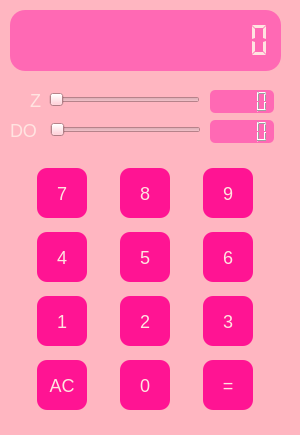
<?xml version="1.0" encoding="UTF-8"?>
<ui version="4.0">
 <class>secondwindow</class>
 <widget class="QDialog" name="secondwindow">
  <property name="enabled">
   <bool>true</bool>
  </property>
  <property name="geometry">
   <rect>
    <x>0</x>
    <y>0</y>
    <width>300</width>
    <height>435</height>
   </rect>
  </property>
  <property name="sizePolicy">
   <sizepolicy hsizetype="Preferred" vsizetype="Preferred">
    <horstretch>0</horstretch>
    <verstretch>0</verstretch>
   </sizepolicy>
  </property>
  <property name="minimumSize">
   <size>
    <width>300</width>
    <height>435</height>
   </size>
  </property>
  <property name="maximumSize">
   <size>
    <width>300</width>
    <height>435</height>
   </size>
  </property>
  <property name="windowTitle">
   <string>Dialog</string>
  </property>
  <property name="styleSheet">
   <string notr="true">background-color: #FFB6C1;</string>
  </property>
  <widget class="QLCDNumber" name="lcdNumber">
   <property name="enabled">
    <bool>true</bool>
   </property>
   <property name="geometry">
    <rect>
     <x>10</x>
     <y>10</y>
     <width>271</width>
     <height>61</height>
    </rect>
   </property>
   <property name="styleSheet">
    <string notr="true">background-color: #FF69B4;
color: #FFE4E1;
    font-size: 18px;
border-radius: 15px;
    padding: 8px;</string>
   </property>
   <property name="frameShape">
    <enum>QFrame::Shape::Box</enum>
   </property>
   <property name="smallDecimalPoint">
    <bool>true</bool>
   </property>
   <property name="digitCount">
    <number>12</number>
   </property>
   <property name="mode">
    <enum>QLCDNumber::Mode::Dec</enum>
   </property>
   <property name="segmentStyle">
    <enum>QLCDNumber::SegmentStyle::Flat</enum>
   </property>
  </widget>
  <widget class="QLCDNumber" name="lcdNumber_Z">
   <property name="enabled">
    <bool>true</bool>
   </property>
   <property name="geometry">
    <rect>
     <x>210</x>
     <y>90</y>
     <width>64</width>
     <height>23</height>
    </rect>
   </property>
   <property name="styleSheet">
    <string notr="true">background-color: #FF69B4;
color: #FFE4E1;
    font-size: 18px;
border-radius: 5px;
    padding: 8px;</string>
   </property>
  </widget>
  <widget class="QLCDNumber" name="lcdNumber_DO">
   <property name="enabled">
    <bool>true</bool>
   </property>
   <property name="geometry">
    <rect>
     <x>210</x>
     <y>120</y>
     <width>64</width>
     <height>23</height>
    </rect>
   </property>
   <property name="styleSheet">
    <string notr="true">background-color: #FF69B4;
color: #FFE4E1;
    font-size: 18px;
border-radius: 5px;
    padding: 8px;</string>
   </property>
  </widget>
  <widget class="QSlider" name="horizontalSliderZ">
   <property name="enabled">
    <bool>true</bool>
   </property>
   <property name="geometry">
    <rect>
     <x>49</x>
     <y>90</y>
     <width>151</width>
     <height>20</height>
    </rect>
   </property>
   <property name="styleSheet">
    <string notr="true">color: #FFE4E1;</string>
   </property>
   <property name="orientation">
    <enum>Qt::Orientation::Horizontal</enum>
   </property>
  </widget>
  <widget class="QSlider" name="horizontalSlider_">
   <property name="enabled">
    <bool>true</bool>
   </property>
   <property name="geometry">
    <rect>
     <x>50</x>
     <y>120</y>
     <width>151</width>
     <height>20</height>
    </rect>
   </property>
   <property name="styleSheet">
    <string notr="true">color: #FFE4E1;</string>
   </property>
   <property name="orientation">
    <enum>Qt::Orientation::Horizontal</enum>
   </property>
  </widget>
  <widget class="QLabel" name="label">
   <property name="enabled">
    <bool>true</bool>
   </property>
   <property name="geometry">
    <rect>
     <x>30</x>
     <y>90</y>
     <width>16</width>
     <height>21</height>
    </rect>
   </property>
   <property name="styleSheet">
    <string notr="true">color: #FFE4E1;
font-size: 18px;</string>
   </property>
   <property name="text">
    <string>Z</string>
   </property>
  </widget>
  <widget class="QLabel" name="label_2">
   <property name="enabled">
    <bool>true</bool>
   </property>
   <property name="geometry">
    <rect>
     <x>10</x>
     <y>120</y>
     <width>31</width>
     <height>21</height>
    </rect>
   </property>
   <property name="styleSheet">
    <string notr="true">color: #FFE4E1;
font-size: 18px;</string>
   </property>
   <property name="text">
    <string>DO</string>
   </property>
  </widget>
  <widget class="QWidget" name="layoutWidget">
   <property name="enabled">
    <bool>true</bool>
   </property>
   <property name="geometry">
    <rect>
     <x>10</x>
     <y>160</y>
     <width>271</width>
     <height>261</height>
    </rect>
   </property>
   <layout class="QGridLayout" name="gridLayout">
    <item row="3" column="2">
     <widget class="QPushButton" name="rownasie">
      <property name="enabled">
       <bool>true</bool>
      </property>
      <property name="minimumSize">
       <size>
        <width>50</width>
        <height>50</height>
       </size>
      </property>
      <property name="maximumSize">
       <size>
        <width>50</width>
        <height>50</height>
       </size>
      </property>
      <property name="styleSheet">
       <string notr="true">QPushButton {
    background-color: #FF1493;
    color: #FFE4E1;
    font-size: 18px;
    border-radius: 10px;
    padding: 8px;
}

QPushButton:hover {
    background-color: #C71585;
}

QPushButton:pressed {
    background-color: #C71585;
}</string>
      </property>
      <property name="text">
       <string>=</string>
      </property>
      <property name="shortcut">
       <string>=</string>
      </property>
     </widget>
    </item>
    <item row="0" column="0">
     <widget class="QPushButton" name="l7">
      <property name="enabled">
       <bool>true</bool>
      </property>
      <property name="maximumSize">
       <size>
        <width>71</width>
        <height>61</height>
       </size>
      </property>
      <property name="styleSheet">
       <string notr="true">QPushButton {
    background-color: #FF1493;
    color: #FFE4E1;
    font-size: 18px;
    border-radius: 10px;
    padding: 8px;
}

QPushButton:hover {
    background-color: #C71585;
}

QPushButton:pressed {
    background-color: #C71585;
}</string>
      </property>
      <property name="text">
       <string>7</string>
      </property>
      <property name="shortcut">
       <string>7</string>
      </property>
      <property name="autoDefault">
       <bool>true</bool>
      </property>
     </widget>
    </item>
    <item row="2" column="1">
     <widget class="QPushButton" name="l2">
      <property name="enabled">
       <bool>true</bool>
      </property>
      <property name="minimumSize">
       <size>
        <width>50</width>
        <height>50</height>
       </size>
      </property>
      <property name="maximumSize">
       <size>
        <width>50</width>
        <height>50</height>
       </size>
      </property>
      <property name="styleSheet">
       <string notr="true">QPushButton {
    background-color: #FF1493;
    color: #FFE4E1;
    font-size: 18px;
    border-radius: 10px;
    padding: 8px;
}

QPushButton:hover {
    background-color: #C71585;
}

QPushButton:pressed {
    background-color: #C71585;
}</string>
      </property>
      <property name="text">
       <string>2</string>
      </property>
      <property name="shortcut">
       <string>2</string>
      </property>
     </widget>
    </item>
    <item row="3" column="0">
     <widget class="QPushButton" name="wyzeruj">
      <property name="enabled">
       <bool>true</bool>
      </property>
      <property name="minimumSize">
       <size>
        <width>50</width>
        <height>50</height>
       </size>
      </property>
      <property name="maximumSize">
       <size>
        <width>50</width>
        <height>50</height>
       </size>
      </property>
      <property name="styleSheet">
       <string notr="true">QPushButton {
    background-color: #FF1493;
    color: #FFE4E1;
    font-size: 18px;
    border-radius: 10px;
    padding: 8px;
}

QPushButton:hover {
    background-color: #C71585;
}

QPushButton:pressed {
    background-color: #C71585;
}</string>
      </property>
      <property name="text">
       <string>AC</string>
      </property>
      <property name="shortcut">
       <string>Esc</string>
      </property>
     </widget>
    </item>
    <item row="0" column="2">
     <widget class="QPushButton" name="l9">
      <property name="enabled">
       <bool>true</bool>
      </property>
      <property name="minimumSize">
       <size>
        <width>50</width>
        <height>50</height>
       </size>
      </property>
      <property name="maximumSize">
       <size>
        <width>50</width>
        <height>50</height>
       </size>
      </property>
      <property name="styleSheet">
       <string notr="true">QPushButton {
    background-color: #FF1493;
    color: #FFE4E1;
    font-size: 18px;
    border-radius: 10px;
    padding: 8px;
}

QPushButton:hover {
    background-color: #C71585;
}

QPushButton:pressed {
    background-color: #C71585;
}</string>
      </property>
      <property name="text">
       <string>9</string>
      </property>
      <property name="shortcut">
       <string>9</string>
      </property>
     </widget>
    </item>
    <item row="1" column="2">
     <widget class="QPushButton" name="l6">
      <property name="enabled">
       <bool>true</bool>
      </property>
      <property name="minimumSize">
       <size>
        <width>50</width>
        <height>50</height>
       </size>
      </property>
      <property name="maximumSize">
       <size>
        <width>50</width>
        <height>61</height>
       </size>
      </property>
      <property name="styleSheet">
       <string notr="true">QPushButton {
    background-color: #FF1493;
    color: #FFE4E1;
    font-size: 18px;
    border-radius: 10px;
    padding: 8px;
}

QPushButton:hover {
    background-color: #C71585;
}

QPushButton:pressed {
    background-color: #C71585;
}</string>
      </property>
      <property name="text">
       <string>6</string>
      </property>
      <property name="shortcut">
       <string>6</string>
      </property>
     </widget>
    </item>
    <item row="2" column="2">
     <widget class="QPushButton" name="l3">
      <property name="enabled">
       <bool>true</bool>
      </property>
      <property name="minimumSize">
       <size>
        <width>50</width>
        <height>50</height>
       </size>
      </property>
      <property name="maximumSize">
       <size>
        <width>50</width>
        <height>50</height>
       </size>
      </property>
      <property name="styleSheet">
       <string notr="true">QPushButton {
    background-color: #FF1493;
    color: #FFE4E1;
    font-size: 18px;
    border-radius: 10px;
    padding: 8px;
}

QPushButton:hover {
    background-color: #C71585;
}

QPushButton:pressed {
    background-color: #C71585;
}</string>
      </property>
      <property name="text">
       <string>3</string>
      </property>
      <property name="shortcut">
       <string>3</string>
      </property>
     </widget>
    </item>
    <item row="3" column="1">
     <widget class="QPushButton" name="pushButton">
      <property name="enabled">
       <bool>true</bool>
      </property>
      <property name="minimumSize">
       <size>
        <width>50</width>
        <height>50</height>
       </size>
      </property>
      <property name="maximumSize">
       <size>
        <width>50</width>
        <height>50</height>
       </size>
      </property>
      <property name="styleSheet">
       <string notr="true">QPushButton {
    background-color: #FF1493;
    color: #FFE4E1;
    font-size: 18px;
    border-radius: 10px;
    padding: 8px;
}

QPushButton:hover {
    background-color: #C71585;
}

QPushButton:pressed {
    background-color: #C71585;
}</string>
      </property>
      <property name="text">
       <string>0</string>
      </property>
      <property name="shortcut">
       <string>0</string>
      </property>
     </widget>
    </item>
    <item row="1" column="1">
     <widget class="QPushButton" name="l5">
      <property name="enabled">
       <bool>true</bool>
      </property>
      <property name="minimumSize">
       <size>
        <width>50</width>
        <height>50</height>
       </size>
      </property>
      <property name="maximumSize">
       <size>
        <width>50</width>
        <height>50</height>
       </size>
      </property>
      <property name="styleSheet">
       <string notr="true">QPushButton {
    background-color: #FF1493;
    color: #FFE4E1;
    font-size: 18px;
    border-radius: 10px;
    padding: 8px;
}

QPushButton:hover {
    background-color: #C71585;
}

QPushButton:pressed {
    background-color: #C71585;
}</string>
      </property>
      <property name="text">
       <string>5</string>
      </property>
      <property name="shortcut">
       <string>5</string>
      </property>
     </widget>
    </item>
    <item row="1" column="0">
     <widget class="QPushButton" name="l4">
      <property name="enabled">
       <bool>true</bool>
      </property>
      <property name="minimumSize">
       <size>
        <width>50</width>
        <height>50</height>
       </size>
      </property>
      <property name="maximumSize">
       <size>
        <width>50</width>
        <height>50</height>
       </size>
      </property>
      <property name="styleSheet">
       <string notr="true">QPushButton {
    background-color: #FF1493;
    color: #FFE4E1;
    font-size: 18px;
    border-radius: 10px;
    padding: 8px;
}

QPushButton:hover {
    background-color: #C71585;
}

QPushButton:pressed {
    background-color: #C71585;
}</string>
      </property>
      <property name="text">
       <string>4</string>
      </property>
      <property name="shortcut">
       <string>4</string>
      </property>
     </widget>
    </item>
    <item row="2" column="0">
     <widget class="QPushButton" name="l1">
      <property name="enabled">
       <bool>true</bool>
      </property>
      <property name="minimumSize">
       <size>
        <width>50</width>
        <height>50</height>
       </size>
      </property>
      <property name="maximumSize">
       <size>
        <width>50</width>
        <height>50</height>
       </size>
      </property>
      <property name="styleSheet">
       <string notr="true">QPushButton {
    background-color: #FF1493;
    color: #FFE4E1;
    font-size: 18px;
    border-radius: 10px;
    padding: 8px;
}
</string>
      </property>
      <property name="text">
       <string>1</string>
      </property>
      <property name="shortcut">
       <string>1</string>
      </property>
     </widget>
    </item>
    <item row="0" column="1">
     <widget class="QPushButton" name="l8">
      <property name="enabled">
       <bool>true</bool>
      </property>
      <property name="maximumSize">
       <size>
        <width>71</width>
        <height>61</height>
       </size>
      </property>
      <property name="styleSheet">
       <string notr="true">QPushButton {
    background-color: #FF1493;
    color: #FFE4E1;
    font-size: 18px;
    border-radius: 10px;
    padding: 8px;
}

QPushButton:hover {
    background-color: #C71585;
}

QPushButton:pressed {
    background-color: #C71585;
}</string>
      </property>
      <property name="text">
       <string>8</string>
      </property>
      <property name="shortcut">
       <string>8</string>
      </property>
     </widget>
    </item>
   </layout>
  </widget>
 </widget>
 <resources/>
 <connections/>
</ui>
